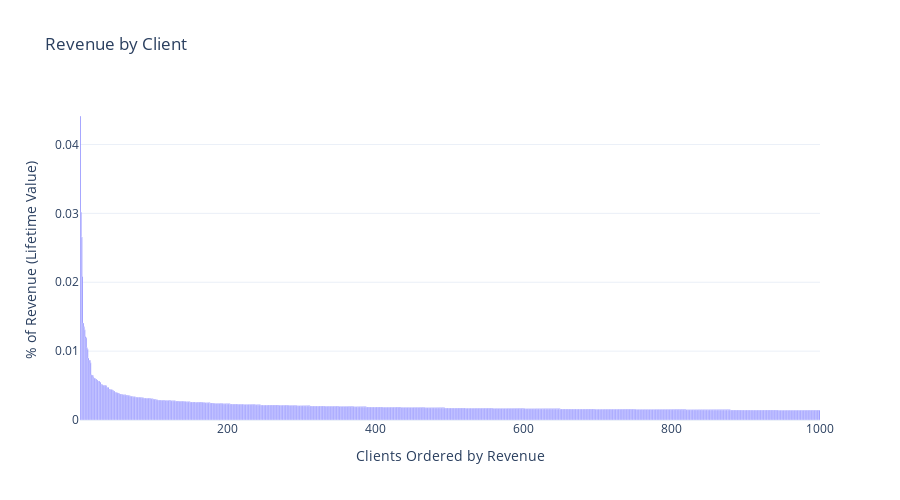

The cell this chart's notebook holds for it:
### Code cell
# -- 2. CLIENT REPARTITION CHART --

# Remove canceled/refunded, keep only revenue > 0
data_m2_noCancel_noRefund = data_m2[
    ~data_m2['order_status'].str.contains("|".join(order_status_keyWords_Refund_Cancel), case=False, na=False) & 
    (data_m2['revenue_converted'] > 0)
].copy()

# Group by customer and sum the revenue (Grand Total)
client_revenue = data_m2_noCancel_noRefund.groupby('user_id')['revenue_converted'].sum()

# Sort by revenue in descending order
client_revenue = client_revenue.sort_values(ascending=False)

# Calculate the percentage of revenue per client
client_revenue_percentage = client_revenue / client_revenue.sum()

# Limit the data to top 1000 clients
client_revenue_percentage = client_revenue_percentage[:1000]

# Create the Plotly figure
fig_client_revenue = go.Figure()

# Use a bar chart instead of a line chart
fig_client_revenue.add_trace(go.Bar(
    x=list(range(1, len(client_revenue_percentage) + 1)),  # x-axis: clients ordered by revenue
    y=client_revenue_percentage * 100,  # y-axis: the percentage of revenue by each client
    name='% of Revenue by Client',
    marker=dict(color='blue')  # Set color to blue
))

# Customize the layout
fig_client_revenue.update_layout(
    title='Revenue by Client',
    xaxis_title='Clients Ordered by Revenue',
    yaxis_title='% of Revenue (Lifetime Value)',
    yaxis=dict(tickformat='.0f%'),
    template='plotly_white',
    width=900,
    height=500,
    bargap=0
)

fig_client_revenue.show()

### Figure 1 — Plotly figure (JSON) as saved in the notebook; plotly's stock layout.template omitted (floating-point values rounded to 4 significant figures; data arrays with more than 128 entries replaced by an {"elided": "..."} marker saying what was removed)
{"data": [{"marker": {"color": "blue"}, "name": "% of Revenue by Client", "type": "bar", "x": {"elided": "1000 int values"}, "y": {"elided": "1000 float values"}}], "layout": {"bargap": 0, "height": 500, "title": {"text": "Revenue by Client"}, "width": 900, "xaxis": {"title": {"text": "Clients Ordered by Revenue"}}, "yaxis": {"tickformat": ".0f%", "title": {"text": "% of Revenue (Lifetime Value)"}}}}
